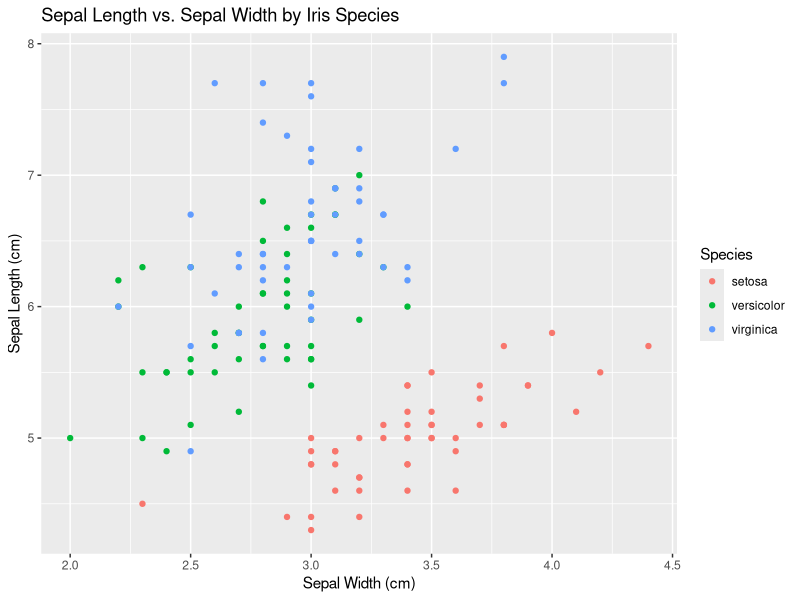

Reproduce this figure in R.
## ---- chunk 1
#| message: false
#| label: setup
library(tidyverse)
## ---- chunk 2
ggplot(iris, aes(x = Sepal.Width, y = Sepal.Length, color = Species)) +
  geom_point() +
  labs(
    title = "Sepal Length vs. Sepal Width by Iris Species",
    x = "Sepal Width (cm)",
    y = "Sepal Length (cm)",
    color = "Species"
  )
